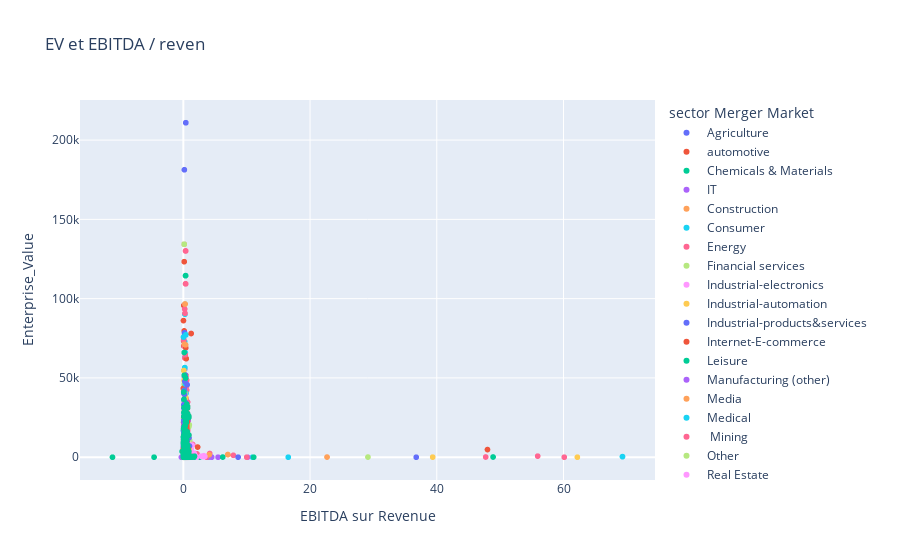

Write notebook code for a chart like this one.
### Code cell
fig = px.scatter( EV_EBITDA_Revenue, x='EBITDA sur Revenue', y='Enterprise_Value' , title = 'EV et EBITDA / reven', color = 'sector Merger Market')
fig.show()

### Figure 1 — Plotly figure (JSON) as saved in the notebook; plotly's stock layout.template omitted (floating-point values rounded to 4 significant figures; data arrays with more than 128 entries replaced by an {"elided": "..."} marker saying what was removed)
{"data": [{"hovertemplate": "sector Merger Market=Agriculture<br>EBITDA sur Revenue=%{x}<br>Enterprise_Value=%{y}<extra></extra>", "legendgroup": "Agriculture", "marker": {"color": "#636efa", "symbol": "circle"}, "mode": "markers", "name": "Agriculture", "showlegend": true, "type": "scattergl", "x": {"elided": "227 float values"}, "xaxis": "x", "y": {"elided": "227 float values"}, "yaxis": "y"}, {"hovertemplate": "sector Merger Market=automotive<br>EBITDA sur Revenue=%{x}<br>Enterprise_Value=%{y}<extra></extra>", "legendgroup": "automotive", "marker": {"color": "#EF553B", "symbol": "circle"}, "mode": "markers", "name": "automotive", "showlegend": true, "type": "scattergl", "x": {"elided": "295 float values"}, "xaxis": "x", "y": {"elided": "295 float values"}, "yaxis": "y"}, {"hovertemplate": "sector Merger Market=Chemicals & Materials<br>EBITDA sur Revenue=%{x}<br>Enterprise_Value=%{y}<extra></extra>", "legendgroup": "Chemicals & Materials", "marker": {"color": "#00cc96", "symbol": "circle"}, "mode": "markers", "name": "Chemicals & Materials", "showlegend": true, "type": "scattergl", "x": {"elided": "1145 float values"}, "xaxis": "x", "y": {"elided": "1145 float values"}, "yaxis": "y"}, {"hovertemplate": "sector Merger Market=IT<br>EBITDA sur Revenue=%{x}<br>Enterprise_Value=%{y}<extra></extra>", "legendgroup": "IT", "marker": {"color": "#ab63fa", "symbol": "circle"}, "mode": "markers", "name": "IT", "showlegend": true, "type": "scattergl", "x": {"elided": "977 float values"}, "xaxis": "x", "y": {"elided": "977 float values"}, "yaxis": "y"}, {"hovertemplate": "sector Merger Market=Construction<br>EBITDA sur Revenue=%{x}<br>Enterprise_Value=%{y}<extra></extra>", "legendgroup": "Construction", "marker": {"color": "#FFA15A", "symbol": "circle"}, "mode": "markers", "name": "Construction", "showlegend": true, "type": "scattergl", "x": {"elided": "1688 float values"}, "xaxis": "x", "y": {"elided": "1688 float values"}, "yaxis": "y"}, {"hovertemplate": "sector Merger Market=Consumer<br>EBITDA sur Revenue=%{x}<br>Enterprise_Value=%{y}<extra></extra>", "legendgroup": "Consumer", "marker": {"color": "#19d3f3", "symbol": "circle"}, "mode": "markers", "name": "Consumer", "showlegend": true, "type": "scattergl", "x": {"elided": "3779 float values"}, "xaxis": "x", "y": {"elided": "3779 float values"}, "yaxis": "y"}, {"hovertemplate": "sector Merger Market=Energy<br>EBITDA sur Revenue=%{x}<br>Enterprise_Value=%{y}<extra></extra>", "legendgroup": "Energy", "marker": {"color": "#FF6692", "symbol": "circle"}, "mode": "markers", "name": "Energy", "showlegend": true, "type": "scattergl", "x": {"elided": "1302 float values"}, "xaxis": "x", "y": {"elided": "1302 float values"}, "yaxis": "y"}, {"hovertemplate": "sector Merger Market=Financial services<br>EBITDA sur Revenue=%{x}<br>Enterprise_Value=%{y}<extra></extra>", "legendgroup": "Financial services", "marker": {"color": "#B6E880", "symbol": "circle"}, "mode": "markers", "name": "Financial services", "showlegend": true, "type": "scattergl", "x": {"elided": "555 float values"}, "xaxis": "x", "y": {"elided": "555 float values"}, "yaxis": "y"}, {"hovertemplate": "sector Merger Market=Industrial-electronics <br>EBITDA sur Revenue=%{x}<br>Enterprise_Value=%{y}<extra></extra>", "legendgroup": "Industrial-electronics ", "marker": {"color": "#FF97FF", "symbol": "circle"}, "mode": "markers", "name": "Industrial-electronics ", "showlegend": true, "type": "scattergl", "x": {"elided": "450 float values"}, "xaxis": "x", "y": {"elided": "450 float values"}, "yaxis": "y"}, {"hovertemplate": "sector Merger Market=Industrial-automation<br>EBITDA sur Revenue=%{x}<br>Enterprise_Value=%{y}<extra></extra>", "legendgroup": "Industrial-automation", "marker": {"color": "#FECB52", "symbol": "circle"}, "mode": "markers", "name": "Industrial-automation", "showlegend": true, "type": "scattergl", "x": {"elided": "558 float values"}, "xaxis": "x", "y": {"elided": "558 float values"}, "yaxis": "y"}, {"hovertemplate": "sector Merger Market=Industrial-products&services<br>EBITDA sur Revenue=%{x}<br>Enterprise_Value=%{y}<extra></extra>", "legendgroup": "Industrial-products&services", "marker": {"color": "#636efa", "symbol": "circle"}, "mode": "markers", "name": "Industrial-products&services", "showlegend": true, "type": "scattergl", "x": {"elided": "1789 float values"}, "xaxis": "x", "y": {"elided": "1789 float values"}, "yaxis": "y"}, {"hovertemplate": "sector Merger Market=Internet-E-commerce<br>EBITDA sur Revenue=%{x}<br>Enterprise_Value=%{y}<extra></extra>", "legendgroup": "Internet-E-commerce", "marker": {"color": "#EF553B", "symbol": "circle"}, "mode": "markers", "name": "Internet-E-commerce", "showlegend": true, "type": "scattergl", "x": {"elided": "740 float values"}, "xaxis": "x", "y": {"elided": "740 float values"}, "yaxis": "y"}, {"hovertemplate": "sector Merger Market=Leisure<br>EBITDA sur Revenue=%{x}<br>Enterprise_Value=%{y}<extra></extra>", "legendgroup": "Leisure", "marker": {"color": "#00cc96", "symbol": "circle"}, "mode": "markers", "name": "Leisure", "showlegend": true, "type": "scattergl", "x": {"elided": "943 float values"}, "xaxis": "x", "y": {"elided": "943 float values"}, "yaxis": "y"}, {"hovertemplate": "sector Merger Market=Manufacturing (other)<br>EBITDA sur Revenue=%{x}<br>Enterprise_Value=%{y}<extra></extra>", "legendgroup": "Manufacturing (other)", "marker": {"color": "#ab63fa", "symbol": "circle"}, "mode": "markers", "name": "Manufacturing (other)", "showlegend": true, "type": "scattergl", "x": {"elided": "938 float values"}, "xaxis": "x", "y": {"elided": "938 float values"}, "yaxis": "y"}, {"hovertemplate": "sector Merger Market=Media<br>EBITDA sur Revenue=%{x}<br>Enterprise_Value=%{y}<extra></extra>", "legendgroup": "Media", "marker": {"color": "#FFA15A", "symbol": "circle"}, "mode": "markers", "name": "Media", "showlegend": true, "type": "scattergl", "x": {"elided": "714 float values"}, "xaxis": "x", "y": {"elided": "714 float values"}, "yaxis": "y"}, {"hovertemplate": "sector Merger Market=Medical<br>EBITDA sur Revenue=%{x}<br>Enterprise_Value=%{y}<extra></extra>", "legendgroup": "Medical", "marker": {"color": "#19d3f3", "symbol": "circle"}, "mode": "markers", "name": "Medical", "showlegend": true, "type": "scattergl", "x": {"elided": "1168 float values"}, "xaxis": "x", "y": {"elided": "1168 float values"}, "yaxis": "y"}, {"hovertemplate": "sector Merger Market= Mining<br>EBITDA sur Revenue=%{x}<br>Enterprise_Value=%{y}<extra></extra>", "legendgroup": " Mining", "marker": {"color": "#FF6692", "symbol": "circle"}, "mode": "markers", "name": " Mining", "showlegend": true, "type": "scattergl", "x": {"elided": "587 float values"}, "xaxis": "x", "y": {"elided": "587 float values"}, "yaxis": "y"}, {"hovertemplate": "sector Merger Market=Other<br>EBITDA sur Revenue=%{x}<br>Enterprise_Value=%{y}<extra></extra>", "legendgroup": "Other", "marker": {"color": "#B6E880", "symbol": "circle"}, "mode": "markers", "name": "Other", "showlegend": true, "type": "scattergl", "x": [0.3194, 0.2675, 0.09013, 0.1086, 0.1228, 29.14, 0.6026, 0.46, 0.1899, 0.246, 0.2402, 0.2809, 0.2632, 0.2903, 0.1751, 0.1751, 0.02034, 0.1504, 0.06753, 0.07517, 0.1035, 0.3576, 0.3629, 0.1167], "xaxis": "x", "y": [160.6, 3245.0, 1055.0, 1284.0, 12770.0, 87.84, 5532.0, 18630.0, 8116.0, 4134.0, 48360.0, 90.39, 39650.0, 26400.0, 8027.0, 5388.0, 307.5, 50.69, 3670.0, 43.2, 569.8, 1199.0, 90.17, 27.08], "yaxis": "y"}, {"hovertemplate": "sector Merger Market=Real Estate<br>EBITDA sur Revenue=%{x}<br>Enterprise_Value=%{y}<extra></extra>", "legendgroup": "Real Estate", "marker": {"color": "#FF97FF", "symbol": "circle"}, "mode": "markers", "name": "Real Estate", "showlegend": true, "type": "scattergl", "x": {"elided": "212 float values"}, "xaxis": "x", "y": {"elided": "212 float values"}, "yaxis": "y"}, {"hovertemplate": "sector Merger Market=Service (other)<br>EBITDA sur Revenue=%{x}<br>Enterprise_Value=%{y}<extra></extra>", "legendgroup": "Service (other)", "marker": {"color": "#FECB52", "symbol": "circle"}, "mode": "markers", "name": "Service (other)", "showlegend": true, "type": "scattergl", "x": {"elided": "1063 float values"}, "xaxis": "x", "y": {"elided": "1063 float values"}, "yaxis": "y"}, {"hovertemplate": "sector Merger Market=Telecommunications-Hardware<br>EBITDA sur Revenue=%{x}<br>Enterprise_Value=%{y}<extra></extra>", "legendgroup": "Telecommunications-Hardware", "marker": {"color": "#636efa", "symbol": "circle"}, "mode": "markers", "name": "Telecommunications-Hardware", "showlegend": true, "type": "scattergl", "x": {"elided": "817 float values"}, "xaxis": "x", "y": {"elided": "817 float values"}, "yaxis": "y"}, {"hovertemplate": "sector Merger Market=Transportation<br>EBITDA sur Revenue=%{x}<br>Enterprise_Value=%{y}<extra></extra>", "legendgroup": "Transportation", "marker": {"color": "#EF553B", "symbol": "circle"}, "mode": "markers", "name": "Transportation", "showlegend": true, "type": "scattergl", "x": {"elided": "699 float values"}, "xaxis": "x", "y": {"elided": "699 float values"}, "yaxis": "y"}, {"hovertemplate": "sector Merger Market=Utilities (other)<br>EBITDA sur Revenue=%{x}<br>Enterprise_Value=%{y}<extra></extra>", "legendgroup": "Utilities (other)", "marker": {"color": "#00cc96", "symbol": "circle"}, "mode": "markers", "name": "Utilities (other)", "showlegend": true, "type": "scattergl", "x": {"elided": "632 float values"}, "xaxis": "x", "y": {"elided": "632 float values"}, "yaxis": "y"}], "layout": {"legend": {"title": {"text": "sector Merger Market"}, "tracegroupgap": 0}, "title": {"text": "EV et EBITDA / reven"}, "xaxis": {"anchor": "y", "domain": [0, 1], "title": {"text": "EBITDA sur Revenue"}}, "yaxis": {"anchor": "x", "domain": [0, 1], "title": {"text": "Enterprise_Value"}}}}
